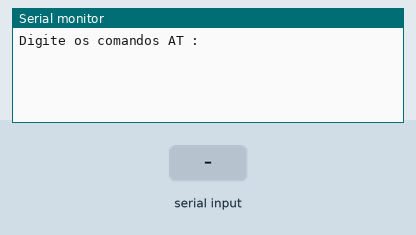
The sketch below on a simulated Arduino Mega 2560, built with avr-gcc and run on an emulated ATmega2560. On the bench: the last lines printed to the serial monitor. The test bench sets the inputs (shaded band).

Above: at 1.2 s.
1.3 s: "1" received over the second serial link
At 2.0 s:
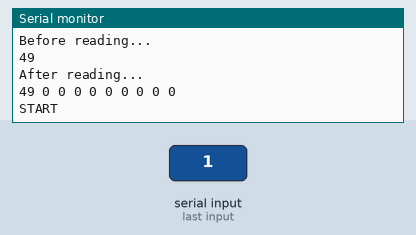
2.8 s: "0" received over the second serial link
At 3.2 s:
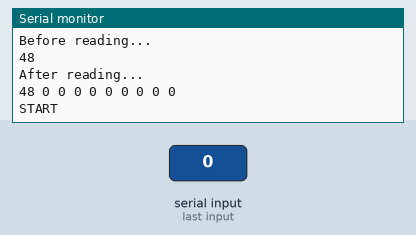
4.3 s: "2" received over the second serial link
At 5.5 s:
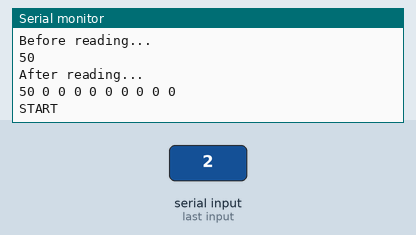

The sketch:

Bluetooth_Comunication_Teensy3_HC05_V3.ino
```cpp
String com = "";

byte *in_message;

void setup()
{
  //Inicia a serial
  Serial1.begin(9600);
  Serial.begin(9600);
  Serial.println("Digite os comandos AT :");
  //Inicia a serial configurada nas portas 6 e 7

}

void loop()
{
  if (Serial1.available())
  {
    /*  while(Serial1.available())
      {
        com += (char)Serial1.read();
      }
      Serial.println(com);
      com = "";
      }

      if (Serial.available())
      {
      delay(10);
      Serial1.write(Serial.read());*/


    in_message = NULL;

    Serial.println("Before reading...");
    in_message = readBTMessage(1);

    Serial.println("After reading...");

    for (int iterator = 0; iterator < 10; iterator++) {
      Serial.print(in_message[iterator], DEC);
      Serial.print(" ");
    }
    Serial.println();

    Serial.println("START");


  }
}


byte* readBTMessage(int size2)
{
  byte* in_bytes = NULL;
  in_bytes = (byte*) malloc(size2 * sizeof(byte));
  in_bytes[0] = 0;

  if (Serial1.available() > 0)
    Serial1.readBytes(in_bytes, size2);

  Serial.println(in_bytes[0], DEC);
  return in_bytes;
}
```

Measured:
- after the input at 1.3 s, the serial monitor: prints a new line at once (image 1)
- after the input at 2.8 s, the serial monitor: prints a new line at once (image 2)
- after the input at 4.3 s, the serial monitor: prints a new line at once (image 3)
